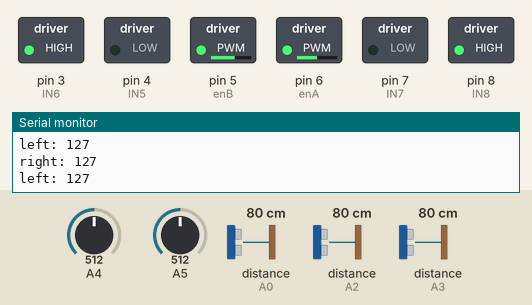
Recording of a sketch running on a simulated Arduino Uno, built with avr-gcc and run on an emulated ATmega328P. Parts: switched loads named in the sketch (green lamp = pin HIGH), the last lines printed to the serial monitor. Inputs (shaded band) come from the test bench; at power-on: A5 = 512, distance to the obstacle (sensors on A0, A2, A3) 80 cm, A4 = 512. Random numbers use the default seed unless the sketch sets one; no radio packets arrive unless stated.

Above: at 1.2 s.
1.3 s: A5 set to 140
At 2.2 s:
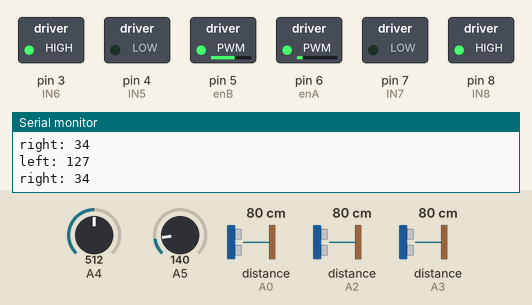
2.8 s: distance to the obstacle (sensor on A0) set to 17 cm
5.8 s: distance to the obstacle (sensor on A0) set to 13 cm
At 7.0 s:
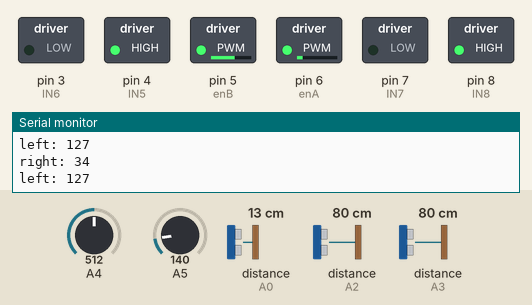
7.3 s: distance to the obstacle (sensor on A0) set to 18 cm
At 7.7 s:
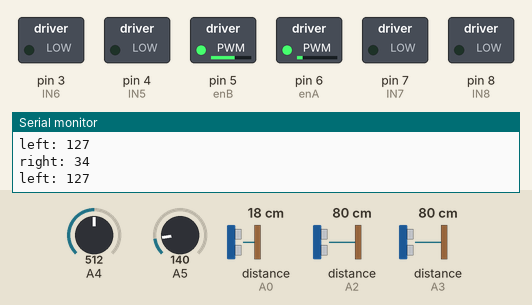
9.3 s: distance to the obstacle (sensor on A2) set to 17 cm
12.3 s: distance to the obstacle (sensor on A2) set to 13 cm
At 13.3 s:
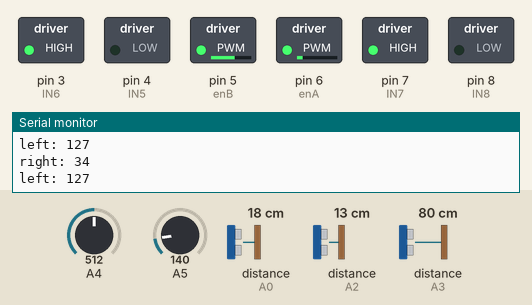
Timing chart, 0 to 14.8 s (numbered marks = the images above; inputs shaded):
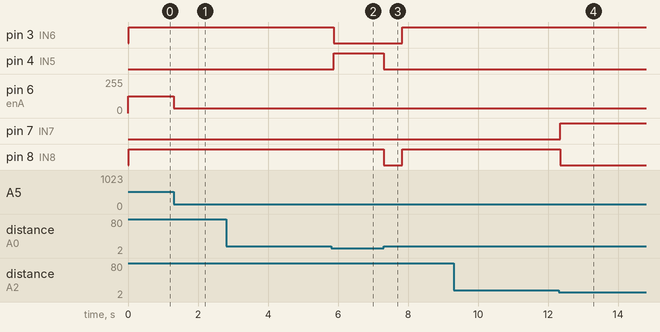

Measured:
- the behaviour switches between 15 and 14 cm on distance to the obstacle (sensor on A0) (found by bisection; images 1 and 2)
- the behaviour switches between 15 and 14 cm on distance to the obstacle (sensor on A2) (found by bisection; images 3 and 4)
- after the input at 1.3 s, pin 6 (enA): 127/255 → 34/255 at once
- after the input at 5.8 s, pin 3 (IN6): HIGH → LOW after 0.08 s; pin 4 (IN5): LOW → HIGH after 0.08 s
- after the input at 7.3 s, pin 3 (IN6): LOW → HIGH after 0.53 s; pin 4 (IN5): HIGH → LOW at once; pin 8 (IN8): HIGH → LOW at once, → HIGH 0.52 s later
- after the input at 12.3 s, pin 7 (IN7): LOW → HIGH after 0.05 s; pin 8 (IN8): HIGH → LOW after 0.05 s

The sketch:

FinalCodeCar.ino
```cpp
#include <NewPing.h>
#include <SPI.h>
#include <RF24.h>

//https://www.arduino.cc/en/Tutorial/ReadAnalogVoltage
//https://www.arduino.cc/reference/en/language/functions/math/map/
//https://www.instructables.com/id/L298n-Arduino-Library/
//https://www.instructables.com/id/Obstacle-Detection-Robot-Using-Three-Ultrasonic-Se/
////////SENSOR 1 PINS//////////
#define SENSOR_1_PIN A3
////////SENSOR 2 PINS//////////
#define SENSOR_2_PIN A2
////////SENSOR 3 PINS//////////
#define SENSOR_3_PIN A0
#define MAX_DISTANCE 150

#define front_min_distance 20
#define side_min_distance 15
int calibrateTurn = 20; //ms

#define SPEED 150

NewPing sonar1(SENSOR_1_PIN, SENSOR_1_PIN, MAX_DISTANCE);
NewPing sonar2(SENSOR_2_PIN, SENSOR_2_PIN, MAX_DISTANCE);
NewPing sonar3(SENSOR_3_PIN, SENSOR_3_PIN, MAX_DISTANCE);

const char text[32];
byte rxAddr[6] = "00001";
#define enA 6 //3 // left
int IN5 = 4;
int IN6 = 3; //6
int IN7 = 7;
int IN8 = 8;
#define enB 5 // right
int opFront, opRight, opLeft, d;

RF24 radio(9, 10);
#include <functions/functions.h>

void setup()
{

    // put your setup code here, to run once:
    Serial.begin(9600);
    pinMode(IN5, OUTPUT);
    pinMode(IN6, OUTPUT);
    pinMode(IN7, OUTPUT);
    pinMode(IN8, OUTPUT);

    //=====Rithmiseis gia transmit
    radio.begin();
    radio.setRetries(15, 15);
    radio.openWritingPipe(rxAddr);
    // radio.enableDynamicPayloads();
    radio.stopListening();
    //=====Telos Rithmisewn gia transmit
    pinMode(enA, OUTPUT);
    pinMode(enB, OUTPUT);

    analogWrite(enA, SPEED);
    analogWrite(enB, SPEED);
}

void loop()
{

    calibrate();

    //sonar1 => koitaei mprwsta / sonar2 => koitaei deksia / sonar3 => koitaei aristera

    opFront = disCheck(1);
    opRight = disCheck(2);
    opLeft = disCheck(3);

    calibrate();
    go();
    if (opFront < front_min_distance && opFront > 0)
    {

        stop_car();
        delay(1000);
        back();
        opRight = disCheck(2);

        opLeft = disCheck(3);
        delay(1000);
        if (opLeft < side_min_distance && opLeft > 0)
        {
            while (opFront < front_min_distance && opFront > 0)
            {
                turnz('R');
                opFront = disCheck(1);
            }
        }
        else if (opRight < side_min_distance && opRight > 0)
        {
            while (opFront < front_min_distance && opFront > 0)
            {
                turnz('L');
                opFront = disCheck(1);
            }
        }
        else if ((opLeft < side_min_distance && opLeft > 0) && (opRight < side_min_distance && opRight > 0))
        {
            sturn360();
        }
        else
        {
            char select = ((random(1, 3)) == 1 ? 'R' : 'L');
            while (opFront < front_min_distance && opFront > 0)
            {
                turnz(select);
                opFront = disCheck(1);
            }
        }
        delay(100);
        stop_car();
        delay(500);
    }
    else if (opLeft < side_min_distance && opLeft > 0)
    {
        stop_car();
        while (opLeft < side_min_distance && opLeft > 0)
        {
            turnz('R');
            opLeft = disCheck(3);
        }
        stop_car();
        delay(500);
    }
    else if (opRight < side_min_distance && opRight > 0)
    {
        stop_car();
        while (opRight < side_min_distance && opRight > 0)
        {
            turnz('L');
            opRight = disCheck(2);
        }
        stop_car();
        delay(500);
    }
    calibrate();

    //======== gia apostolh twn data//=======
    const char text[50];
    sprintf(text, "%d,%d,%d", opFront, opRight, opLeft);
    radio.write(&text, sizeof(text));
    //Serial.println(text);
    radio.flush_tx();
    //=======
}
```

functions.h
```cpp
int disCheck(int sensor = 1)
{

  if (sensor == 1)
  {
    return (sonar1.ping() / US_ROUNDTRIP_CM); //front
  }
  else if (sensor == 2)
  {
    return (sonar2.ping() / US_ROUNDTRIP_CM); //right
  }
  else if (sensor == 3)
  {
    return (sonar3.ping() / US_ROUNDTRIP_CM); //left
  }
  else
  {
    return 0;
  }
}

void turnz(char t, boolean enable = true)
{
  if (t == 'R')
  {
    //turn right
    digitalWrite(IN8, HIGH);
    digitalWrite(IN7, LOW);
    digitalWrite(IN5, HIGH);
    digitalWrite(IN6, LOW);
    delay(calibrateTurn);
  }
  else if (t == 'L')
  {
    //turn left
    digitalWrite(IN5, LOW);
    digitalWrite(IN6, HIGH);
    digitalWrite(IN7, HIGH);
    digitalWrite(IN8, LOW);
    delay(calibrateTurn);
  }
}

void sturn360()
{
  digitalWrite(IN8, HIGH);
  digitalWrite(IN7, LOW);
  digitalWrite(IN5, LOW);
  digitalWrite(IN6, HIGH);
  delay(1500);
  digitalWrite(IN8, LOW);
  digitalWrite(IN7, LOW);
  digitalWrite(IN5, LOW);
  digitalWrite(IN6, LOW);
}

void go()
{
  digitalWrite(IN6, HIGH);
  digitalWrite(IN8, HIGH);
  digitalWrite(IN7, LOW);
  digitalWrite(IN5, LOW);
}

void back()
{

  while ((disCheck(1) < (front_min_distance) / 2) && (disCheck(1) > 0) || (disCheck(2) < (side_min_distance) / 2) && (disCheck(1) > 0) || (disCheck(3) < (side_min_distance) / 2) && (disCheck(1) > 0))
  {
    digitalWrite(IN7, HIGH);
    digitalWrite(IN5, HIGH);
    digitalWrite(IN6, LOW);
    digitalWrite(IN8, LOW);
    delay(100);
  }
  digitalWrite(IN7, LOW);
  digitalWrite(IN5, LOW);
}

void stop_car()
{
  digitalWrite(IN5, LOW);
  digitalWrite(IN6, LOW);
  digitalWrite(IN7, LOW);
  digitalWrite(IN8, LOW);
}

void calibrate()
{
  //Serial.print("OK: ");
  analogWrite(enB, SPEED);
  int left = map(analogRead(A4), 0, 1023, 0, 255);  //left
  int right = map(analogRead(A5), 0, 1023, 0, 255); //right

  analogWrite(enA, (left > right ? left - (left - right) : (left < right ? (left + (right - left)) : left)));

  Serial.print("right: ");
  Serial.println(right);
  Serial.print("left: ");
  Serial.println(left);
}
```
